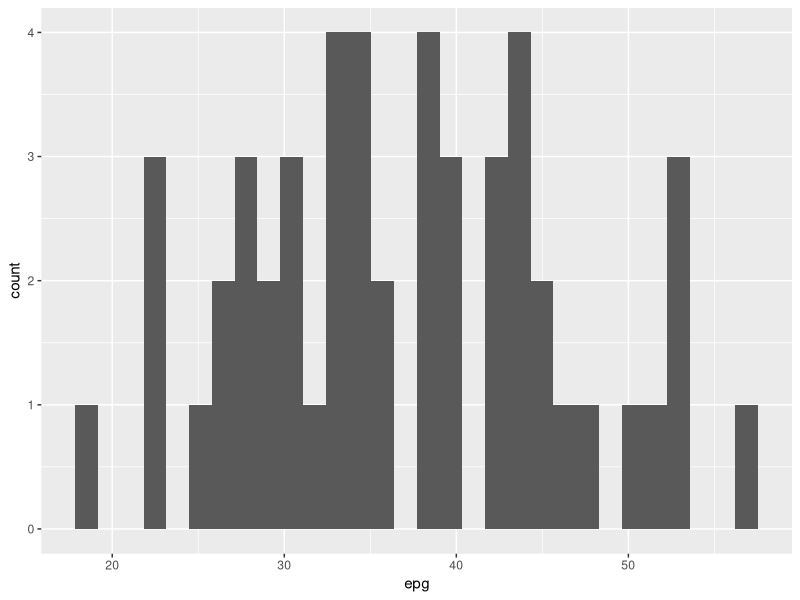
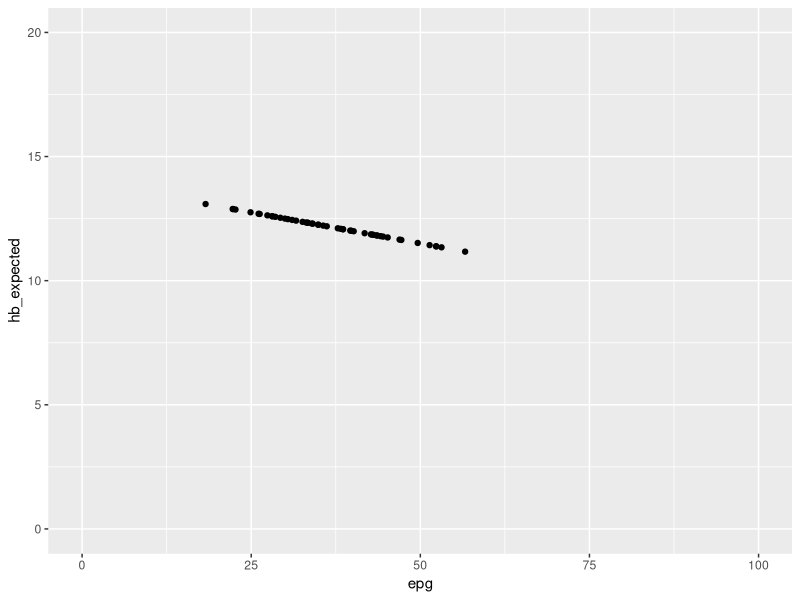
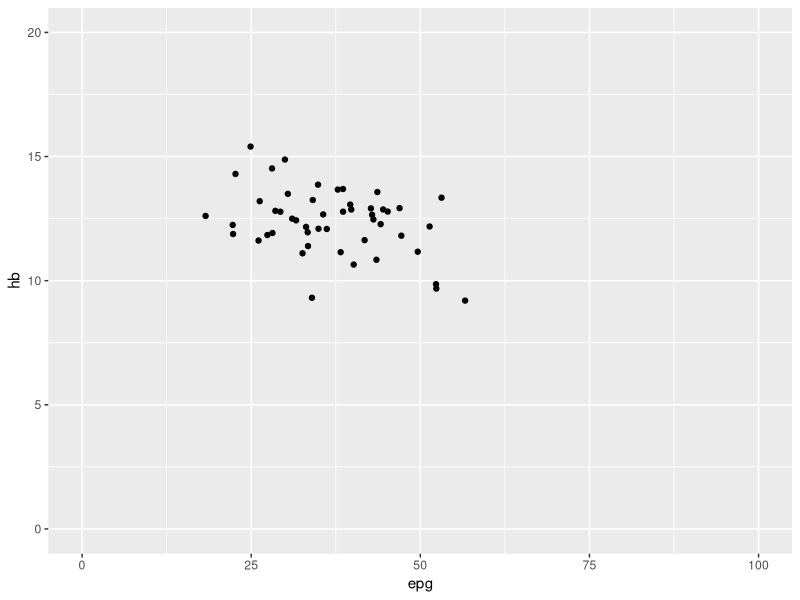
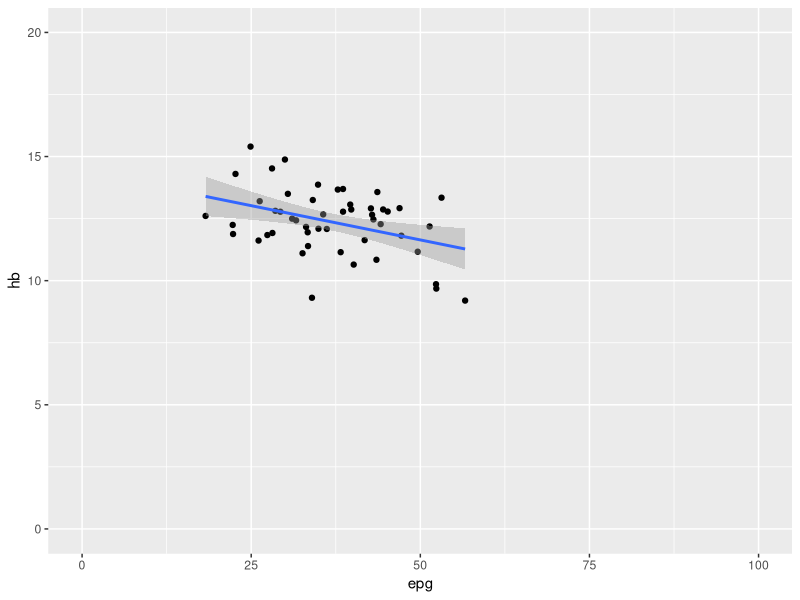
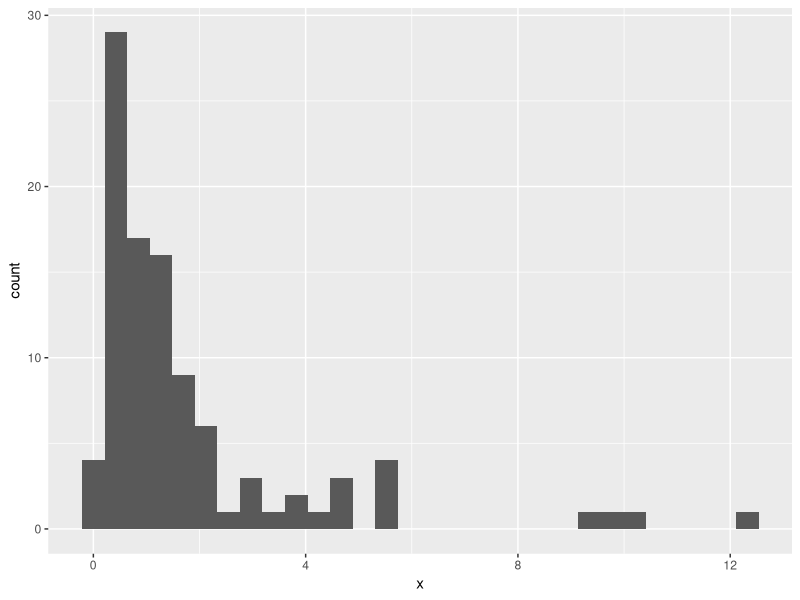

The R script that drew these images, in order:
####################################################################################################
## EPID 7500
## Steve Bellan
## Fall 2017
## UGA
## Licensed for reuse with attribution as CC-BY NC
## (https://creativecommons.org/licenses/by-nc/4.0/legalcode)
####################################################################################################
require(tidyverse)

## Let's say we have two continuous variables number of eggs per gram of a parasitic worm blood
## hemoglobin level (g/dl)

## How might we simulate these?

N <- 50
dat <- tibble(epg = rnorm(N, mean = 40, sd = 10))
dat

ggplot(dat, aes(epg)) + geom_histogram()

## What if we thought that hemoglobin level was negatively correlated with eggs per gram? The
## average hemoglobin count is about 14g/dl in uninfected persons. Let's assume that the count
## dropped 1g/dl for every 20 epg a person was infected with:

dat <- dat %>% mutate(hb_expected = 14 - epg/20)

ggplot(dat, aes(epg, hb_expected)) + geom_point() + xlim(0, 100) + ylim(0,20)

## But in actuality, even if this was the effect of epg on HB, there are many other things that
## additionally affect HB, and HB measures themselves might vary due to measurement noise or just
## temporal variation in HB levels. We can think about this as extra variation around this
## relationship betewen epg and HB. We can simulate it by using normally distributed random
## noise. Let's assume that the standard deviation of this extra noise is 1.2

dat <- dat %>% mutate(hb_noise = rnorm(n(), 0, sd=1.2),
                      hb = hb_expected + hb_noise)

ggplot(dat, aes(epg, hb)) + geom_point() + xlim(0, 100) + ylim(0,20)

## This now looks like real data we might have actually collected. It seems suggestive of a
## relationship, but there is noise making it difficult to discern visually whether the relationship
## is real, or whether there could just be no relationship but look like there is due to the
## noisiness of the data.

## 1) Turn the above code into a function that has arguments for the sample size, the mean and sd of
## epg, the relationship between epg and HB, the sd of HB, and a logical option of whether to plot a
## scatter plot of the HB data vs the epg data or not.

createMyStudy <- function() {

}

## When we want to explore a relationship between two continuous variables, a natural first attempt
## to characterize the relationship is to fit a line between them. This is the "linear model". The model is of the form:

## y_i = a + b*x_i + e_i

## y_i is the i-th observation of the outcome variable (HB)
## x_i is the i-th observation of the explanatory variable (epg)
## a is the intercept, i.e. the expected value of y_i when x_i = 0
## b is the slope, i.e. the change in y_i for a unit change in x_i
## e_i is the residual error, i.e. the extra noise in y_i around it's expected value given x_i

## Above we have simulated the linear model by assuming a, b, and a normally distributed e_i with
## some known standard deviation. We can now fit a linear model to the simulated data that come from
## this underlying "true" linear model that we've assumed.

mod <- lm(hb ~ epg, data = dat)
mod ## not so useful
summary(mod) ## usually the most useful output comes from summary() of a model
coef(mod)
confint(mod)

## ggplot will also fit a linear model to our data for us if we ask it to

ggplot(dat, aes(epg, hb)) + geom_point() + xlim(0, 100) + ylim(0,20) +
    geom_smooth(method='lm')

## 2) edit your function so that it
##      A. when plotting, it plots the linear model as well. 
##      B. returns a tibble that contains as columns: slope estimate & confidence intervals,
##      intercept estimate and confidence intervals.

## 3) Create another function, simulateLM() that runs your createMyStudy function a specified number of times, and
## collects the output into a single tibble, plotting the confidence intervals of the slope.

simulateLM <- function() {

    }

## 4) Now have simulateLM also plot the intercept (hint use gather to convert the slope &
## intercept data to long format)

## 5) Have simulateLM return the proportion of simulations whose confidence intervals for the slope
## do not include 0 (i.e. this can be done using confidence intervals or P values for the slope
## estimate being significantly different from zero). Recall, this is known as statistical power:
## the probability that a study rejects the null hypothesis of no effect.

## 6) Calculate study power for simulations in which there is no relationship between epg and HB
## (i.e. the slope equals zero). What should this number actually be?

## 7) Change the slope back to 1/20 as originally. Change the distribution of epg to have a standard
## deviation of 2 instead of 10 in the rnorm() statement. How does study power compare in this
## simulation to when there is more variance in epg?

## There are two problems with using normally distributed epg:

## A) Firstly, epg cannot be negative. Yet there is a non-zero probability that epg is if we use a
## normal distribution. We can show this with the cumulative normal probability density function:

pnorm(0, mean = 40, sd = 10, lower.tail=T)
## This probability is very small, but if we changed the sd to be larger, we could accidentally
## start simulating negative epg.
pnorm(0, mean = 40, sd = 30, lower.tail=T)

## B) Secondly, parasite burden (as measured by epg here) is often highly skewed such that a few humans have
## very high epg's, but most humans have very few epgs. The normal distribution is unable to
## accurately reflect this.

## There are several other probability distributions that can create randomly distributed numbers
## that are highly skewed and strictly positive. Two common choices are the lognormal distribution,
## which is the distribution of a variable whose logarithm is normally distributed. I.e.

## exp(x) ~ normal(mean, sd)
## x ~ lognormal(meanlog, sdlog)

x <- rlnorm(100, meanlog=0, sdlog=1)
x
mean(log(x))
sd(log(x))

ggplot(data = tibble(x=x), aes(x)) + geom_histogram()

## note that if we specify meanlog on a log scale, it gives us close to the mean. However, the mean
## of a lognormally distributed variable increases with its variance (sd) too.
mu <- 4
sigma <- .5
x <- rlnorm(1000, meanlog=log(mu), sdlog=sigma)
mean(x) 
exp(log(mu) + sigma^2/2) ## analytic expression for mean of lognormal: exp(meanlog + sd^2/2)

## 8) change mu and sigma above to 80 and 3

## 9) Add to createMyStudy an option to use a lognormal distribution instead of a normal
## distribution and rerun simulateLM, playing around with the size of meanlog and sdlog.

